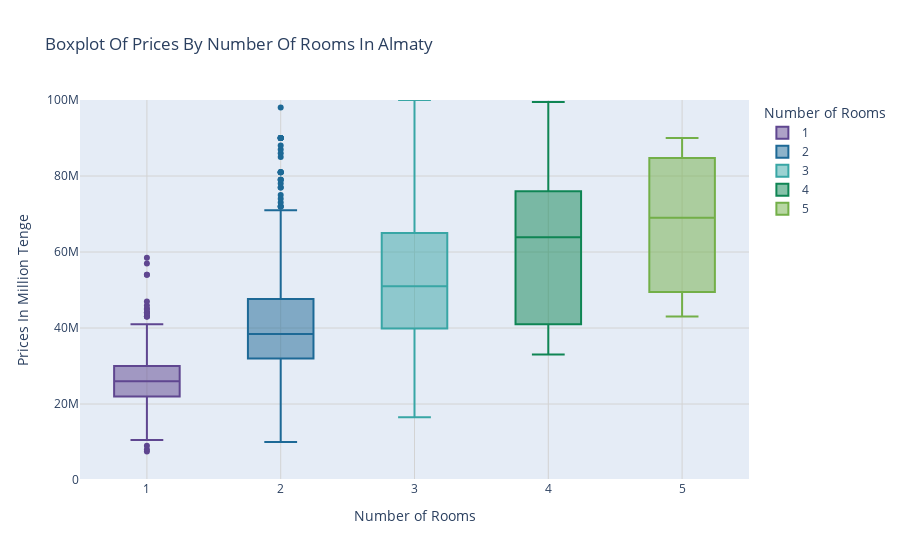

Write notebook code for a chart like this one.
### Code cell
max_price = df_final_filtered['Цена в тг'].max()

fig = px.box(
    df_final_filtered[df_final_filtered['Город'] == 'Алматы'],
    x='Комната',  
    y='Цена в тг',  
    color='Комната',  
    title='Boxplot Of Prices By Number Of Rooms In Almaty',
    labels={'Комната': 'Number of Rooms', 'Цена в тг': 'Prices In Million Tenge'},
    hover_data=['Цена в тг'],
    category_orders={'Комната': sorted(df_final_filtered['Комната'].unique())},
    color_discrete_sequence = custom_palette  
)

fig.update_layout(
    xaxis=dict(
        type='category', 
        showgrid=True,
        gridcolor='lightgrey'
    ),
    yaxis=dict(
        showgrid=True,
        gridcolor='lightgrey',
        range=[0, max_price]  
    )
)

fig.show()

### Figure 1 — Plotly figure (JSON) as saved in the notebook; plotly's stock layout.template omitted (floating-point values rounded to 4 significant figures; data arrays with more than 128 entries replaced by an {"elided": "..."} marker saying what was removed)
{"data": [{"alignmentgroup": "True", "hovertemplate": "Number of Rooms=%{x}<br>Prices In Million Tenge=%{y}<extra></extra>", "legendgroup": "1", "marker": {"color": "rgb(95, 70, 144)"}, "name": "1", "notched": false, "offsetgroup": "1", "orientation": "v", "showlegend": true, "type": "box", "x": {"elided": "313 int values"}, "x0": " ", "xaxis": "x", "y": {"elided": "313 int values"}, "y0": " ", "yaxis": "y"}, {"alignmentgroup": "True", "hovertemplate": "Number of Rooms=%{x}<br>Prices In Million Tenge=%{y}<extra></extra>", "legendgroup": "2", "marker": {"color": "rgb(29, 105, 150)"}, "name": "2", "notched": false, "offsetgroup": "2", "orientation": "v", "showlegend": true, "type": "box", "x": {"elided": "633 int values"}, "x0": " ", "xaxis": "x", "y": {"elided": "633 int values"}, "y0": " ", "yaxis": "y"}, {"alignmentgroup": "True", "hovertemplate": "Number of Rooms=%{x}<br>Prices In Million Tenge=%{y}<extra></extra>", "legendgroup": "3", "marker": {"color": "rgb(56, 166, 165)"}, "name": "3", "notched": false, "offsetgroup": "3", "orientation": "v", "showlegend": true, "type": "box", "x": {"elided": "465 int values"}, "x0": " ", "xaxis": "x", "y": {"elided": "465 int values"}, "y0": " ", "yaxis": "y"}, {"alignmentgroup": "True", "hovertemplate": "Number of Rooms=%{x}<br>Prices In Million Tenge=%{y}<extra></extra>", "legendgroup": "4", "marker": {"color": "rgb(15, 133, 84)"}, "name": "4", "notched": false, "offsetgroup": "4", "orientation": "v", "showlegend": true, "type": "box", "x": [4, 4, 4, 4, 4, 4, 4, 4, 4, 4, 4, 4, 4, 4, 4, 4, 4, 4, 4, 4, 4, 4, 4, 4, 4, 4, 4, 4, 4, 4, 4, 4, 4, 4, 4, 4, 4, 4, 4, 4, 4, 4, 4, 4, 4, 4, 4, 4, 4], "x0": " ", "xaxis": "x", "y": [75000000, 75999000, 63900000, 75000000, 75999000, 63900000, 75000000, 90000000, 41000000, 41000000, 41000000, 41000000, 41000000, 41000000, 41000000, 41000000, 41000000, 41000000, 63900000, 75000000, 75999000, 55000000, 63000000, 93000000, 47500000, 67000000, 49800000, 75000000, 65000000, 59500000, 37000000, 99500000, 75000000, 55000000, 87000000, 91999999, 60000000, 90000000, 69000000, 55000000, 33000000, 80000000, 82000000, 41500000, 53500000, 52000000, 90000000, 41000000, 80500000], "y0": " ", "yaxis": "y"}, {"alignmentgroup": "True", "hovertemplate": "Number of Rooms=%{x}<br>Prices In Million Tenge=%{y}<extra></extra>", "legendgroup": "5", "marker": {"color": "rgb(115, 175, 72)"}, "name": "5", "notched": false, "offsetgroup": "5", "orientation": "v", "showlegend": true, "type": "box", "x": [5, 5, 5], "x0": " ", "xaxis": "x", "y": [43000000, 90000000, 69000000], "y0": " ", "yaxis": "y"}], "layout": {"boxmode": "overlay", "legend": {"title": {"text": "Number of Rooms"}, "tracegroupgap": 0}, "title": {"text": "Boxplot Of Prices By Number Of Rooms In Almaty"}, "xaxis": {"anchor": "y", "categoryarray": [1, 2, 3, 4, 5, 7], "categoryorder": "array", "domain": [0, 1], "gridcolor": "lightgrey", "showgrid": true, "title": {"text": "Number of Rooms"}, "type": "category"}, "yaxis": {"anchor": "x", "domain": [0, 1], "gridcolor": "lightgrey", "range": [0, 100000000], "showgrid": true, "title": {"text": "Prices In Million Tenge"}}}}
